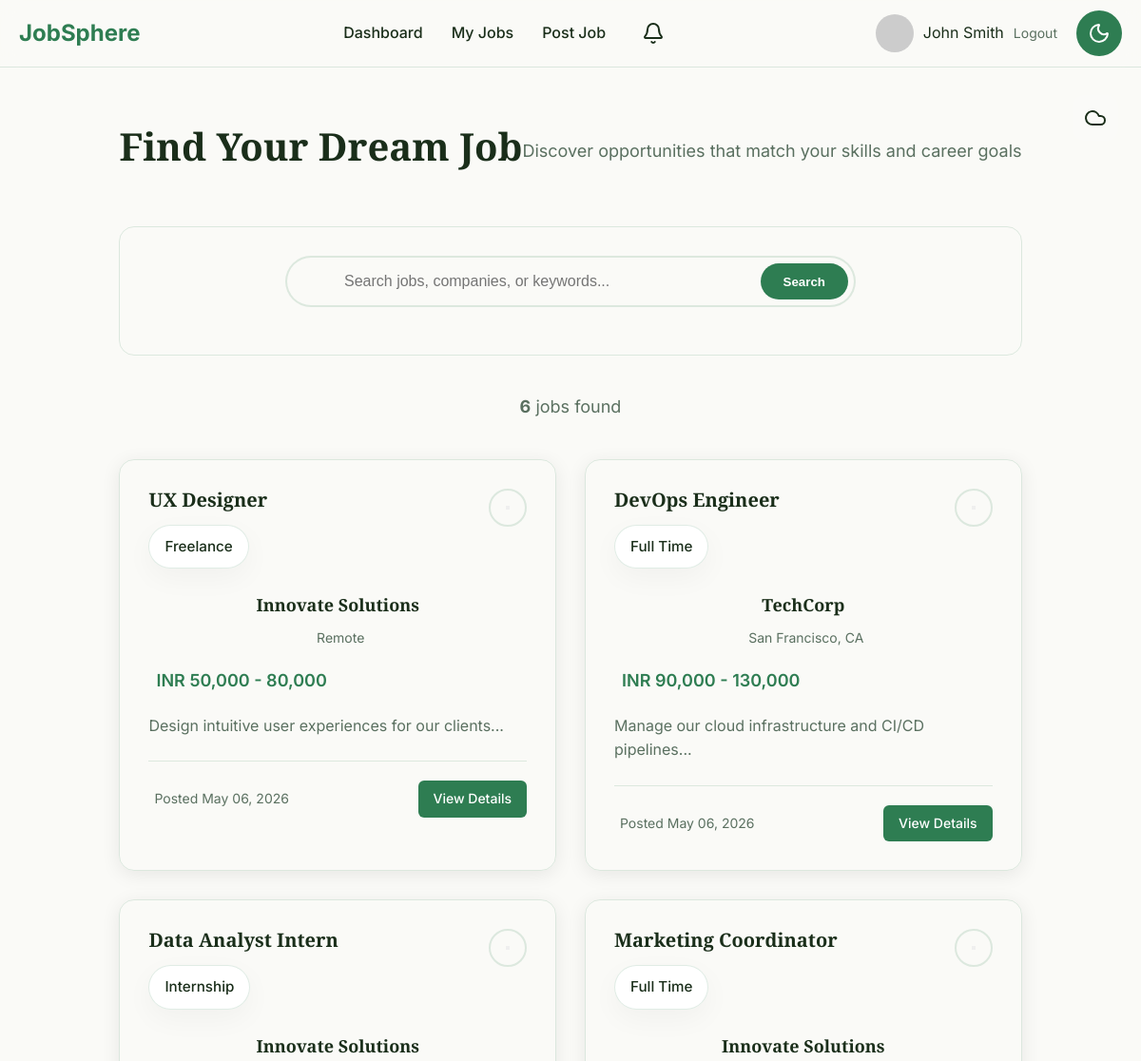
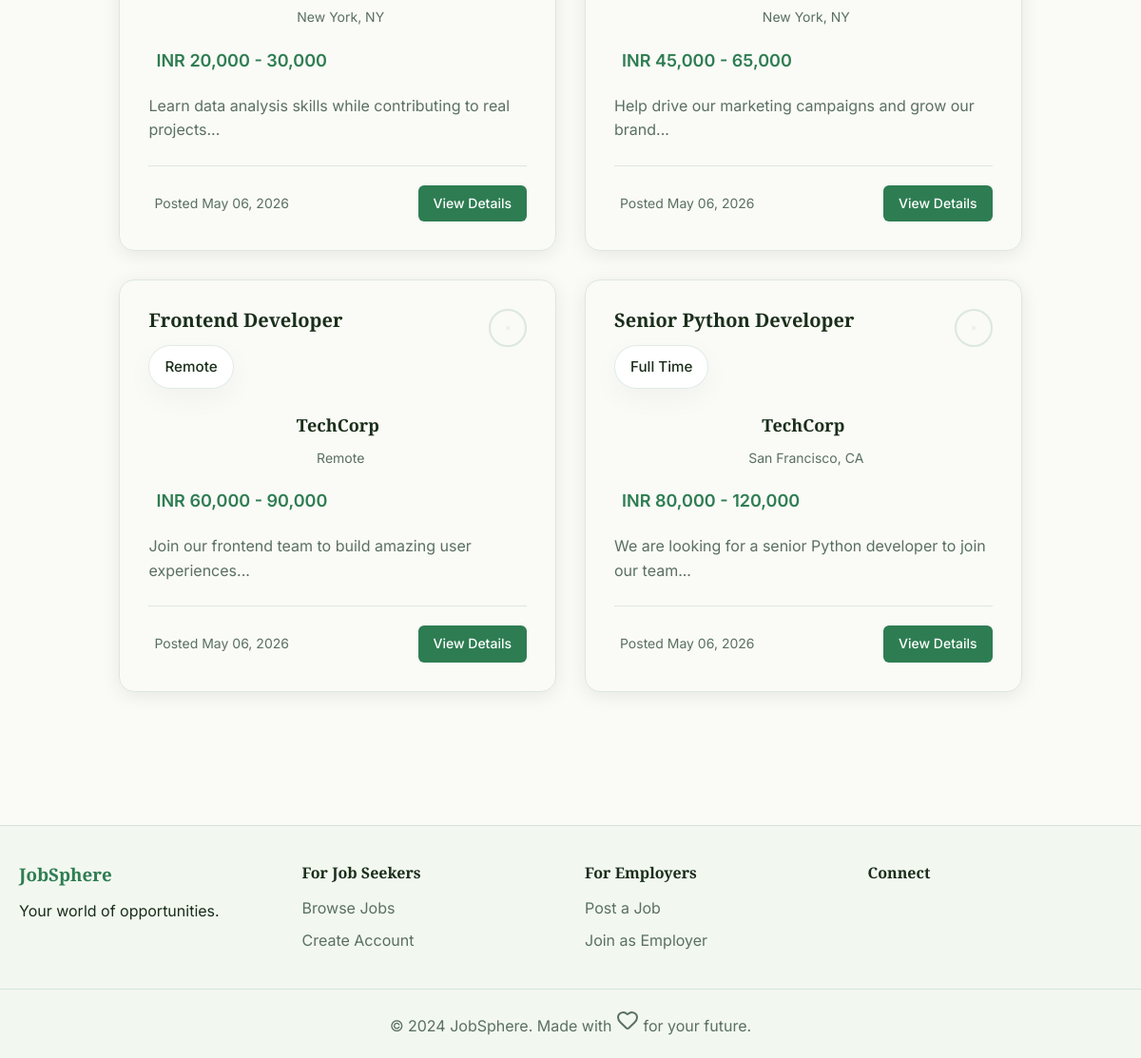
The page /jobs (signed in) on the database its author committed (2 pictures, top to bottom).
### models.py (models this page shows, shortened)
class User(UserMixin, db.Model):
    __tablename__ = 'users'
    id = db.Column(db.Integer, primary_key=True)
    name = db.Column(db.String(100), nullable=False)
    email = db.Column(db.String(150), unique=True, nullable=False)
    password_hash = db.Column(db.String(255), nullable=False)
    role = db.Column(db.Enum('seeker', 'employer'), nullable=False)
    avatar_url = db.Column(db.String(255))
    is_active = db.Column(db.Boolean, default=True)
    created_at = db.Column(db.DateTime, default=datetime.utcnow)
    last_login = db.Column(db.DateTime)

class Job(db.Model):
    __tablename__ = 'jobs'
    id = db.Column(db.Integer, primary_key=True)
    employer_id = db.Column(db.Integer, db.ForeignKey('users.id'), nullable=False)
    title = db.Column(db.String(150), nullable=False)
    company = db.Column(db.String(150), nullable=False)
    location = db.Column(db.String(100))
    job_type = db.Column(db.Enum('full-time', 'part-time', 'remote', 'freelance', 'internship'), nullable=False)
    salary_min = db.Column(db.Integer)
    salary_max = db.Column(db.Integer)
    salary_currency = db.Column(db.String(10), default='INR')
    description = db.Column(db.Text, nullable=False)
    requirements = db.Column(db.Text)
    skills_required = db.Column(db.Text)  # comma-separated
    experience_level = db.Column(db.Enum('entry', 'mid', 'senior', 'lead'), nullable=False)
    deadline = db.Column(db.Date)
    status = db.Column(db.Enum('active', 'closed', 'draft'), default='active')
    views_count = db.Column(db.Integer, default=0)
    posted_at = db.Column(db.DateTime, default=datetime.utcnow)
    updated_at = db.Column(db.DateTime, default=datetime.utcnow, onupdate=datetime.utcnow)
    employer = db.relationship('User', backref='jobs')

### app.py (the view)
    @app.route('/jobs')
    def jobs():
        form = SearchForm(request.args)
        page = request.args.get('page', 1, type=int)
        jobs_pagination = search_jobs(
            query=form.q.data,
            location=form.location.data,
            job_type=form.job_type.data,
            salary_min=form.salary_min.data,
            salary_max=form.salary_max.data,
            experience_level=form.experience_level.data,
            page=page
        )
        return render_template('jobs/list.html', form=form, jobs=jobs_pagination)

### forms.py
class SearchForm(FlaskForm):
    q = StringField('Search', validators=[Optional()])
    location = StringField('Location', validators=[Optional()])
    job_type = SelectField('Job Type', choices=[
        ('', 'Any'),
        ('full-time', 'Full-time'),
        ('part-time', 'Part-time'),
        ('remote', 'Remote'),
        ('freelance', 'Freelance'),
        ('internship', 'Internship')
    ], validators=[Optional()])
    salary_min = IntegerField('Min Salary', validators=[Optional(), NumberRange(min=0)])
    salary_max = IntegerField('Max Salary', validators=[Optional(), NumberRange(min=0)])
    experience_level = SelectField('Experience Level', choices=[
        ('', 'Any'),
        ('entry', 'Entry Level'),
        ('mid', 'Mid Level'),
        ('senior', 'Senior Level'),
        ('lead', 'Lead/Executive')
    ], validators=[Optional()])

### utils.py (called while the page is built, shortened)
def search_jobs(query, location, job_type, salary_min, salary_max, experience_level, page=1, per_page=10):
    from models import Job
    jobs_query = Job.query.filter_by(status='active')
    if location:
        jobs_query = jobs_query.filter(Job.location.ilike(f'%{location}%'))
    if job_type:
        jobs_query = jobs_query.filter_by(job_type=job_type)
    if salary_min:
        jobs_query = jobs_query.filter(Job.salary_max >= salary_min)
    if salary_max:
        jobs_query = jobs_query.filter(Job.salary_min <= salary_max)
    if experience_level:
        jobs_query = jobs_query.filter_by(experience_level=experience_level)
    jobs_query = jobs_query.order_by(Job.posted_at.desc())
    return jobs_query.paginate(page=page, per_page=per_page, error_out=False)

def get_unread_notifications_count(user_id):
    return Notification.query.filter_by(user_id=user_id, is_read=False).count()

### templates/jobs/list.html (shortened to what this page needs)
{% extends "base.html" %}
{% block content %}
<section class="jobs-list">
    <div class="container">
        <div class="jobs-header">
            <h1>Find Your Dream Job</h1>
            <p class="jobs-subtitle">Discover opportunities that match your skills and career goals</p>
        </div>
        <div class="jobs-controls">
            <form method="get" action="{{ url_for('jobs') }}" class="search-form">
                <div class="search-input-group">
                    <input type="text" name="q" value="{{ request.args.get('q','') }}" placeholder="Search jobs, companies, or keywords..." class="search-input" />
                    <button type="submit" class="search-btn">Search</button>
                </div>
            </form>
        </div>
        {% set items = jobs.items if jobs.items is defined else jobs %}
        <div class="results-summary">
            <p class="results-count">
                <strong>{{ items|length }}</strong> job{{ 's' if items|length != 1 else '' }} found
            </p>
        </div>
        <div class="jobs-grid">
            {% for job in items %}
                <article class="job-card">
                    <div class="job-card-header">
                        <div class="job-title-section">
                            <h3><a href="{{ url_for('job_detail', job_id=job.id) }}" class="job-title-link">{{ job.title }}</a></h3>
                            <div class="job-meta">
                                <span class="job-type">{{ job.job_type.replace('-', ' ').title() }}</span>
                            </div>
                        </div>
                        <div class="job-save-btn">
                            <button class="save-job-btn" data-job-id="{{ job.id }}">
                            </button>
                        </div>
                    </div>
                    <div class="job-company-section">
                        <div class="company-info">
                            <h4 class="company-name">{{ job.company }}</h4>
                            <div class="company-location">
                                <span>{{ job.location or 'Remote' }}</span>
                            </div>
                        </div>
                    </div>
                    {% if job.salary_min and job.salary_max %}
                        <div class="job-salary">
                            <span>{{ job.salary_currency }} {{ job.salary_min|number_format }} - {{ job.salary_max|number_format }}</span>
                        </div>
                    {% endif %}
                    <div class="job-description">
                        <p class="job-excerpt">{{ job.description[:200] }}{% if job.description|length > 200 %}...{% endif %}</p>
                    </div>
                    <div class="job-card-footer">
                        <div class="job-posted-date">
                            Posted {{ job.posted_at.strftime('%b %d, %Y') }}
                        </div>
                        <a href="{{ url_for('job_detail', job_id=job.id) }}" class="btn btn-primary btn-sm">
                            View Details
                        </a>
                    </div>
                </article>
            {% endfor %}
        </div>
    </div>
</section>
{% endblock %}

### templates/base.html (shortened to what this page needs)
<!DOCTYPE html>
<html lang="en">
<head>
    <link rel="stylesheet" href="{{ url_for('static', filename='css/main.css') }}">
    <link rel="stylesheet" href="{{ url_for('static', filename='css/themes.css') }}">
    <link rel="stylesheet" href="{{ url_for('static', filename='css/components.css') }}">
    <link rel="stylesheet" href="{{ url_for('static', filename='css/animations.css') }}">
</head>
<body data-theme="{% if session.get('theme') %}{{ session['theme'] }}{% else %}light{% endif %}">
    <nav class="navbar">
        <div class="nav-container">
            <a href="{{ url_for('index') }}" class="nav-logo">
                <span class="logo-text">JobSphere</span>
            </a>
            <div class="nav-links">
                {% if current_user.is_authenticated %}
                    {% if current_user.role == 'seeker' %}
                        <a href="{{ url_for('jobs') }}">Browse Jobs</a>
                        <a href="{{ url_for('seeker_applications') }}">My Applications</a>
                        <a href="{{ url_for('seeker_dashboard') }}">Dashboard</a>
                    {% else %}
                        <a href="{{ url_for('employer_dashboard') }}">Dashboard</a>
                        <a href="{{ url_for('employer_jobs') }}">My Jobs</a>
                        <a href="{{ url_for('post_job') }}">Post Job</a>
                    {% endif %}
                    <a href="{{ url_for('notifications') }}" class="notifications-link">
                        <i data-lucide="bell"></i>
                    </a>
                {% else %}
                    <a href="{{ url_for('jobs') }}">Browse Jobs</a>
                    <a href="{{ url_for('register') }}">Join Now</a>
                    <a href="{{ url_for('login') }}">Sign In</a>
                {% endif %}
            </div>
            <div class="nav-user">
                {% if current_user.is_authenticated %}
                    <div class="user-menu">
                        <img src="{% if current_user.avatar_url %}{{ url_for('uploaded_file', filename=current_user.avatar_url) }}{% else %}https://via.placeholder.com/40x40?text={{ current_user.name[0] }}{% endif %}" alt="Avatar" class="user-avatar">
                        <span>{{ current_user.name }}</span>
                        <a href="{{ url_for('logout') }}" class="logout-link">Logout</a>
                    </div>
                {% endif %}
                <button id="theme-toggle" aria-label="Switch theme">
                    <i data-lucide="{% if session.get('theme') == 'dark' %}sun{% else %}moon{% endif %}"></i>
                </button>
            </div>
        </div>
    </nav>
    <main class="main-content">
        {% block content %}{% endblock %}
    </main>
    <footer class="footer">
        <div class="footer-content">
            <div class="footer-section">
                <h3>JobSphere</h3>
                <p>Your world of opportunities.</p>
            </div>
            <div class="footer-section">
                <h4>For Job Seekers</h4>
                <a href="{{ url_for('jobs') }}">Browse Jobs</a>
                <a href="{{ url_for('register') }}">Create Account</a>
            </div>
            <div class="footer-section">
                <h4>For Employers</h4>
                <a href="{{ url_for('post_job') }}">Post a Job</a>
                <a href="{{ url_for('register') }}">Join as Employer</a>
            </div>
            <div class="footer-section">
                <h4>Connect</h4>
                <div class="social-links">
                </div>
            </div>
        </div>
        <div class="footer-bottom">
            <p>&copy; 2024 JobSphere. Made with <i data-lucide="heart"></i> for your future.</p>
        </div>
    </footer>
    <div class="weather-control-panel">
        <button class="weather-menu-toggle" id="weather-menu-toggle" aria-label="Weather menu">
            <i data-lucide="cloud"></i>
        </button>
    </div>
</body>
</html>

### static/css/main.css (style rules this page uses)
* { margin: 0; padding: 0; box-sizing: border-box; }
:root { --font-primary: 'Inter', sans-serif; --font-heading: 'Playfair Display', serif; }
body { font-family: var(--font-primary); line-height: 1.6; color: var(--text-primary); background: var(--bg-primary); transition: background-color 0.3s ease, color 0.3s ease; }
h1, h2, h3, h4, h5, h6 { font-family: var(--font-heading); font-weight: 700; line-height: 1.2; }
a { color: var(--accent-primary); text-decoration: none; transition: color 0.2s ease; }
.btn { display: inline-block; padding: 12px 24px; border: none; border-radius: 8px; font-weight: 500; text-align: center; cursor: pointer; transition: all 0.2s ease; font-size: 16px; }
.btn-primary { background: var(--accent-primary); color: white; }
.container { max-width: 1200px; margin: 0 auto; padding: 0 20px; }
.navbar { position: fixed; top: 0; left: 0; right: 0; z-index: 1000; background: rgba(250, 250, 247, 0.8); backdrop-filter: blur(10px); border-bottom: 1px solid var(--border); transition: all 0.3s ease; }
.nav-container { max-width: 1200px; margin: 0 auto; padding: 0 20px; display: flex; align-items: center; justify-content: space-between; height: 70px; }
.nav-logo { font-size: 24px; font-weight: 700; color: var(--accent-primary); }
.nav-links { display: flex; gap: 30px; align-items: center; }
.nav-links a { font-weight: 500; color: var(--text-primary); transition: color 0.2s ease; }
.nav-user { display: flex; align-items: center; gap: 20px; }
.user-menu { display: flex; align-items: center; gap: 10px; position: relative; }
.user-avatar { width: 40px; height: 40px; border-radius: 50%; object-fit: cover; }
.logout-link { color: var(--text-secondary); font-size: 14px; }
#theme-toggle { width: 48px; height: 48px; border-radius: 50%; border: none; background: var(--accent-primary); color: white; cursor: pointer; display: flex; align-items: center; justify-content: center; transition: all 0.2s ease; }
.notifications-link { position: relative; display: flex; align-items: center; justify-content: center; width: 40px; height: 40px; border-radius: 50%; background: var(--glass-bg); color: var(--text-primary); transition: all 0.2s ease; }
.main-content { margin-top: 70px; min-height: calc(100vh - 70px - 200px); }
.footer { background: var(--bg-secondary); border-top: 1px solid var(--border); padding: 40px 0 20px; }
.footer-content { max-width: 1200px; margin: 0 auto; padding: 0 20px; display: grid; grid-template-columns: repeat(auto-fit, minmax(250px, 1fr)); gap: 30px; }
.footer-section h3 { color: var(--accent-primary); margin-bottom: 15px; }
.footer-section h4 { margin-bottom: 15px; color: var(--text-primary); }
.footer-section a { display: block; margin-bottom: 8px; color: var(--text-secondary); }
.social-links { display: flex; gap: 15px; }
.footer-bottom { text-align: center; margin-top: 30px; padding-top: 20px; border-top: 1px solid var(--border); color: var(--text-secondary); }

### static/css/themes.css (style rules this page uses)
:root[data-theme="light"] { --bg-primary: #FAFAF7; --bg-secondary: #F2F7F0; --bg-card: #FFFFFF; --accent-primary: #2E7D52; --accent-primary-dark: #25633f; --accent-secondary: #5B8DB8; --accent-secondary-dark: #4a7194; --text-primary: #1A2E1A; --text-secondary: #5A7060; --border: rgba(46, 125, 82, 0.15); }
* { transition: background-color 0.3s ease, color 0.3s ease, border-color 0.3s ease; }

### static/css/animations.css (style rules this page uses)
.animate-fade-in { animation: fade-in 0.6s ease-out; }

### rows shown on the page
User: name "John Smith"
Job: title "UX Designer", job_type.replace "Freelance", company "Innovate Solutions", location "Remote", salary_currency "INR", salary_min|number_format "50,000", salary_max|number_format "80,000", description "Design intuitive user experiences for our clients...", posted_at "May 06, 2026"
Job: title "DevOps Engineer", job_type.replace "Full Time", company "TechCorp", location "San Francisco, CA", salary_currency "INR", salary_min|number_format "90,000", salary_max|number_format "130,000", description "Manage our cloud infrastructure and CI/CD pipelines...", posted_at "May 06, 2026"
Job: title "Data Analyst Intern", job_type.replace "Internship", company "Innovate Solutions", location "New York, NY", salary_currency "INR", salary_min|number_format "20,000", salary_max|number_format "30,000", description "Learn data analysis skills while contributing to real projects...", posted_at "May 06, 2026"
Job: title "Marketing Coordinator", job_type.replace "Full Time", company "Innovate Solutions", location "New York, NY", salary_currency "INR", salary_min|number_format "45,000", salary_max|number_format "65,000", description "Help drive our marketing campaigns and grow our brand...", posted_at "May 06, 2026"
Job: title "Frontend Developer", job_type.replace "Remote", company "TechCorp", location "Remote", salary_currency "INR", salary_min|number_format "60,000", salary_max|number_format "90,000", description "Join our frontend team to build amazing user experiences...", posted_at "May 06, 2026"
Job: title "Senior Python Developer", job_type.replace "Full Time", company "TechCorp", location "San Francisco, CA", salary_currency "INR", salary_min|number_format "80,000", salary_max|number_format "120,000", description "We are looking for a senior Python developer to join our team...", posted_at "May 06, 2026"

### other values the page prints
{{ items|length }} "6"
{{ 's' if items|length != 1 else '' }} "s"
